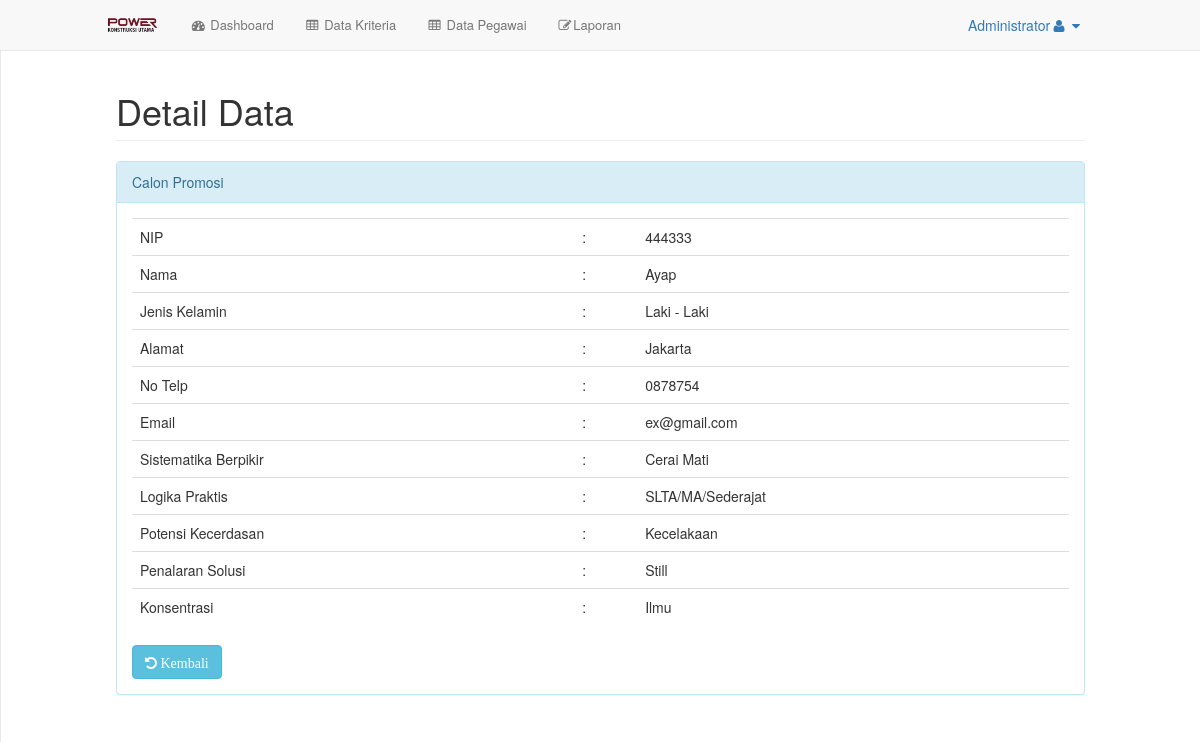
The page /index.php?url=data_calon_lihat&id=126 (signed in) on the database as committed earlier.
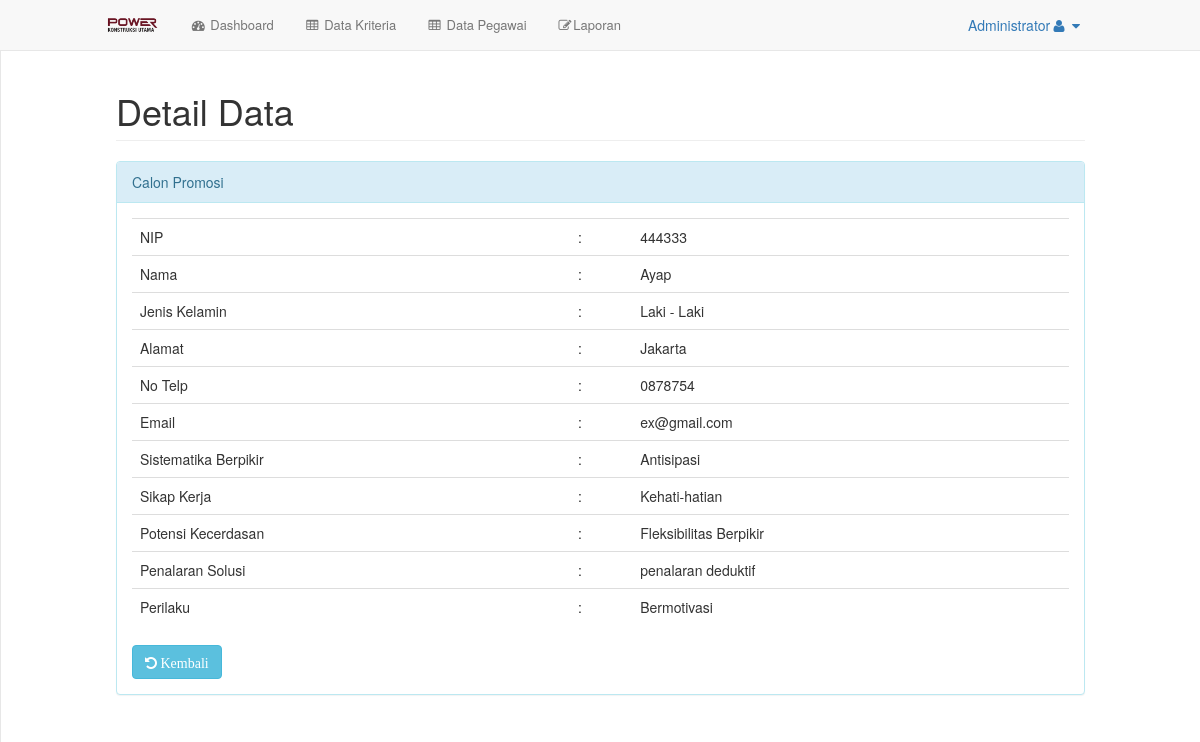
The same page on the database as committed later.
### tables this page shows
CREATE TABLE `calon` (
  `id` int(11) NOT NULL,
  `nip` varchar(18) NOT NULL,
  `nama` varchar(50) NOT NULL,
  `jenis_kelamin` varchar(15) NOT NULL,
  `alamat` varchar(255) NOT NULL,
  `no_telp` varchar(15) NOT NULL,
  `email` varchar(50) NOT NULL,
  `divisi` varchar(20) NOT NULL,
  `awal_masuk` varchar(10) NOT NULL,
  `lama_kerja` int(11) NOT NULL,
  `submit_by` int(11) DEFAULT 1
);

CREATE TABLE `subkriteria` (
  `id` int(11) NOT NULL,
  `kriteria_id` int(11) DEFAULT 0,
  `nama` varchar(50) DEFAULT '0',
  `bobot` double DEFAULT 0
);

### config/routes.php (called while the page is built, shortened)
<?php
$include = [];
if (isset($_GET['url'])) {
	switch ($_GET['url']) {
		case 'data_calon_lihat':
			$include[] = 'halaman/calon/lihat.php';
			break;
	}
} else {
	$include[] = 'halaman/dashboard.php';
}

### config/calon/load_detail.php (called while the page is built, shortened)
<?php
include 'config/koneksi.php';
$id = $_GET['id'];
$query = "SELECT calon.*, kriteria.nama as nama_kriteria,
	subkriteria.nama as nama_subkriteria, calon_subkriteria.value as value_calon_subkriteria,
	calon_subkriteria.id as calon_subkriteria_id FROM calon
	left join calon_subkriteria on (calon.id=calon_subkriteria.calon_id)
	left join subkriteria on (subkriteria.id=calon_subkriteria.subkriteria_id)
	left join kriteria on (kriteria.id=subkriteria.kriteria_id)
	where calon.id='$id'";
$hasil = mysqli_query($koneksi, $query);
while ($data_row = mysqli_fetch_array($hasil)) {
	$datas[] = $data_row;
}
if (!(empty($datas))) {
	$data['id'] = $datas[0]['id'];
	$data['nip'] = $datas[0]['nip'];
	$data['nama'] = $datas[0]['nama'];
	$data['jenis_kelamin'] = $datas[0]['jenis_kelamin'];
	$data['alamat'] = $datas[0]['alamat'];
	$data['no_telp'] = $datas[0]['no_telp'];
	$data['email'] = $datas[0]['email'];
	$data['divisi'] = $datas[0]['divisi'];
	$data['awal_masuk'] = $datas[0]['awal_masuk'];
	$data['lama_kerja'] = $datas[0]['lama_kerja'];
	foreach ($datas as $key => $value) {
		$data['kriteria'][$value['nama_kriteria']]['value'] = $value['nama_subkriteria'] != 'input' ? $value['nama_subkriteria'] : $value['value_calon_subkriteria'];
		$data['kriteria'][$value['nama_kriteria']]['id'] = $value['calon_subkriteria_id'];
	}
	$data_calon = $data;
}

### halaman/calon/lihat.php (the view)
<div id="page-wrapper">
    <div class="container-fluid">
        <div class="row">
            <div class="col-lg-12">
                <h1 class="page-header">Detail Data</h1>
            </div>
        </div>
        <div class="row">
            <div class="col-lg-12">
                <div class="panel panel-info">
                    <div class="panel-heading">
                        Calon Promosi
                    </div>
                    <div class="panel-body">
                        <table class="table">
                            <tr>
                                <td>NIP</td>
                                <td>:</td>
                                <td><?php echo $data_calon['nip']; ?></td>
                            </tr>
                            <tr>
                                <td>Nama</td>
                                <td>:</td>
                                <td><?php echo $data_calon['nama']; ?></td>
                            </tr>
                            <tr>
                                <td>Jenis Kelamin</td>
                                <td>:</td>
                                <td><?php echo $data_calon['jenis_kelamin']; ?></td>
                            </tr>
                            <tr>
                                <td>Alamat</td>
                                <td>:</td>
                                <td><?php echo $data_calon['alamat']; ?></td>
                            </tr>
                            <tr>
                                <td>No Telp</td>
                                <td>:</td>
                                <td><?php echo $data_calon['no_telp']; ?></td>
                            </tr>
                            <tr>
                                <td>Email</td>
                                <td>:</td>
                                <td><?php echo $data_calon['email']; ?></td>
                            </tr>
                            <?php foreach ($data_calon['kriteria'] as $key => $value) : ?>
                                <tr>
                                    <td><?php echo $key; ?></td>
                                    <td>:</td>
                                    <td><?php echo $value['value'] ?></td>
                                </tr>
                            <?php endforeach ?>
                        </table>
                        <a href="index.php?url=data_calon" style="color: white;" class="btn btn-md btn-info"><i class="fa fa-undo"> Kembali</i></a>
                    </div>
                </div>
            </div>
        </div>
    </div>
</div>

### index.php (shortened to what this page needs)
<?php
include 'config/routes.php';
 include 'halaman/header.php';
foreach ($req as $key => $value) {
	require_once $value;
}
foreach ($include as $key => $value) {
	require_once $value;
}
include 'halaman/footer.php';
?>

Rows that differ between the two databases and show on the page:
changed calon: subkriteria.nama "Cerai Mati" → "Antisipasi"; key "Logika Praktis" → "Sikap Kerja"; subkriteria.nama "SLTA/MA/Sederajat" → "Kehati-hatian"; subkriteria.nama "Kecelakaan" → "Fleksibilitas Berpikir"; subkriteria.nama "Still" → "penalaran deduktif"; key "Konsentrasi" → "Perilaku"; subkriteria.nama "Ilmu" → "Bermotivasi"
